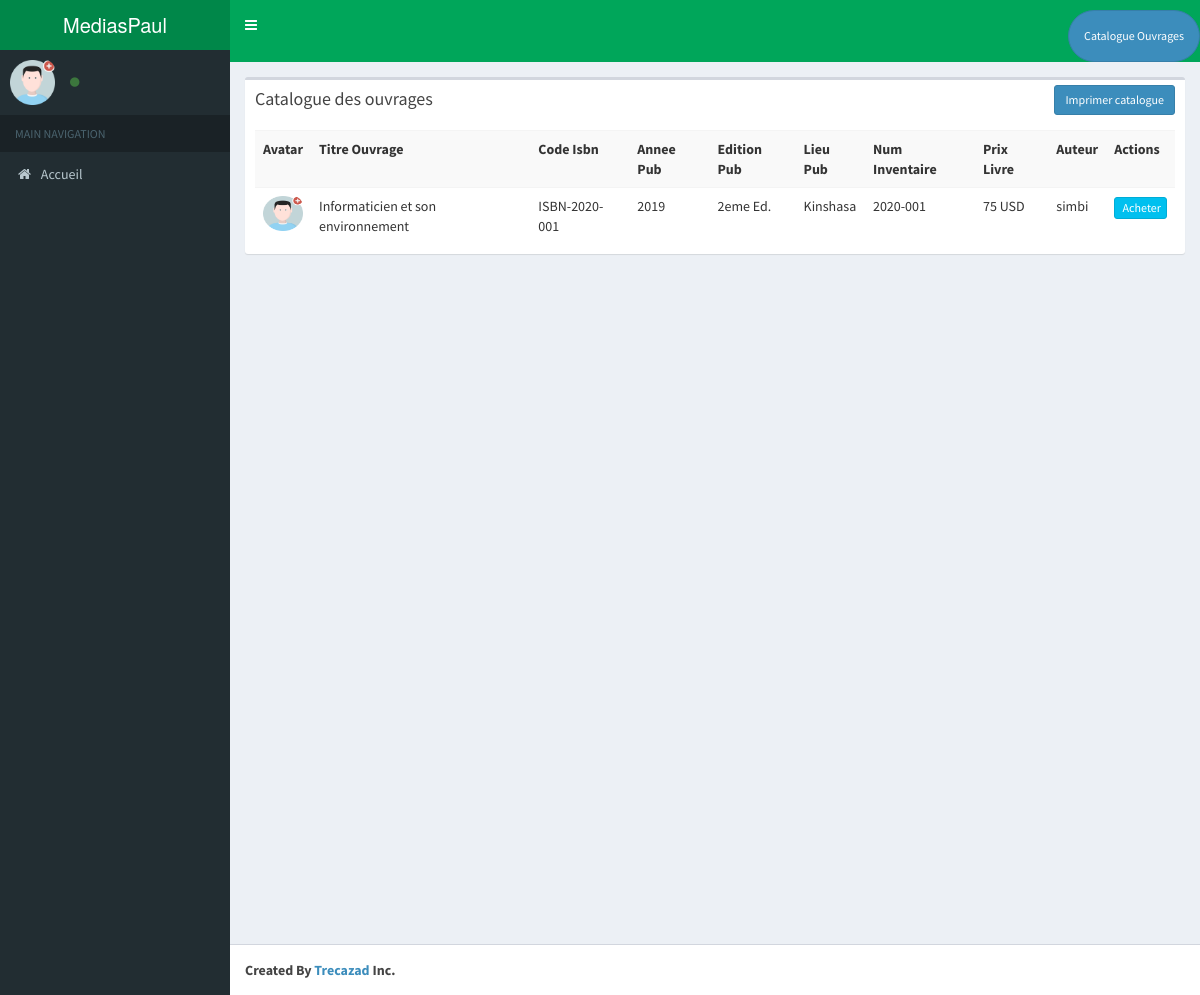
The app's page /index.php/livre/catalogue with its own data.
### tables this page shows
CREATE TABLE `livres` (
  `liv_id` int(11) NOT NULL,
  `num_inventaire` varchar(25) NOT NULL,
  `etat_livre` varchar(75) NOT NULL,
  `prix_livre` float NOT NULL,
  `observation` text NOT NULL,
  `date_ajout` datetime NOT NULL DEFAULT CURRENT_TIMESTAMP,
  `ouvrage_sid` int(11) NOT NULL,
  `devise_prix` varchar(10) NOT NULL,
  `date_pub` date NOT NULL
);

CREATE TABLE `ouvrages` (
  `ouv_id` int(11) NOT NULL,
  `code_isbn` varchar(25) NOT NULL,
  `titre_ouvrage` text NOT NULL,
  `annee_pub` year(4) NOT NULL,
  `edition_pub` varchar(75) NOT NULL,
  `lieu_pub` varchar(75) NOT NULL,
  `nbre_livres` int(11) NOT NULL,
  `resume_ouvrage` text NOT NULL,
  `date_ajout` datetime NOT NULL DEFAULT CURRENT_TIMESTAMP,
  `auteur_sid` int(11) NOT NULL
);

CREATE TABLE `auteurs` (
  `aut_id` int(11) NOT NULL,
  `nom_auteur` varchar(25) NOT NULL,
  `prenom_auteur` varchar(25) NOT NULL,
  `contact` text NOT NULL,
  `domaine_experience` text NOT NULL,
  `biographie` text,
  `date_ajout` datetime NOT NULL DEFAULT CURRENT_TIMESTAMP,
  `adresse_email` varchar(75) NOT NULL
);

### application/controllers/Livre.php (called while the page is built, shortened)
<?php
class Livre extends CI_Controller{
    function __construct()
    {
        $this->load->model('Livre_model');
    }
function catalogue()
    {
        $data['livres'] = $this->Livre_model->get_catalogue();
        $data['_view'] = 'livre/catalogue';
        $this->load->view('layouts/main',$data);
    }
}

### index.php (called while the page is built, shortened)
<?php
require_once BASEPATH.'core/CodeIgniter.php';

### application/models/Livre_model.php (called while the page is built, shortened)
<?php
class Livre_model extends CI_Model
{
    function get_all_livres_count()
    {
        $this->db->from('livres');
        return $this->db->count_all_results();
    }
    public function get_catalogue()
    {
        $this->db->order_by('livres.liv_id', 'DESC');
        $this->db->join('ouvrages', 'ouvrages.ouv_id = livres.ouvrage_sid');
        $this->db->join('auteurs', 'auteurs.aut_id = ouvrages.auteur_sid');
        $query = $this->db->get('livres');
        if ($query) {
            return $query->result();
        } else {
            return false;
        }
    }
}

### application/views/livre/catalogue.php (the view, shortened to what this page needs)
<div class="row">
    <div class="col-md-12">
        <div class="box">
            <div class="box-header">
                <h3 class="box-title">Catalogue des ouvrages</h3>
                <div class="box-tools">
                    <a href="<?php echo site_url('livre/catalogue'); ?>" class="btn btn-primary btn-sm" onclick="print();">Imprimer catalogue</a>
                </div>
            </div>
            <div class="box-body">
                <table class="table table-striped">
                    <tr>
                        <th>Avatar</th>
                        <th>Titre Ouvrage</th>
                        <th>Code Isbn</th>
                        <th>Annee Pub</th>
                        <th>Edition Pub</th>
                        <th>Lieu Pub</th>
                        <th>Num Inventaire</th>
                        <th>Prix Livre</th>
                        <th>Auteur</th>
                        <th>Actions</th>
                    </tr>
                    <?php foreach($livres as $t){ ?>
                    <tr>
                        <td>
                        <img src="<?php echo base_url(); ?>global/img/avatars/avatar.png"
                        alt="Avatar" class="img-circle" style="border-radius: 10px!important; height: 35px; width: 40px;"/>
                        </td>
                       <td><?php echo $t->titre_ouvrage; ?></td>
                       <td><?php echo $t->code_isbn; ?></td>
                       <td><?php echo $t->annee_pub; ?></td>
                        <td><?php echo$t->edition_pub; ?></td>
                        <td><?php echo$t->lieu_pub; ?></td>
                        <td><?php echo $t->num_inventaire; ?></td>
                        <td><?php echo $t->prix_livre; ?> <?php echo $t->devise_prix; ?></td>
                        <td><?php echo $t->nom_auteur; ?></td>
                        <td>
                            <a href="<?php echo site_url('internaute/addCart/'.$t->liv_id); ?>" class="btn btn-info btn-xs"><span class="fa fa-shopping"></span> Acheter</a>
                        </td>
                    </tr>
                    <?php } ?>
                </table>
            </div>
        </div>
    </div>
</div>

### records on screen
livres: ouvrages.titre_ouvrage "Informaticien et son environnement", ouvrages.code_isbn "ISBN-2020-001", ouvrages.annee_pub "2019", ouvrages.edition_pub "2eme Ed.", ouvrages.lieu_pub "Kinshasa", num_inventaire "2020-001", prix_livre "75", devise_prix "USD", auteurs.nom_auteur "simbi"
